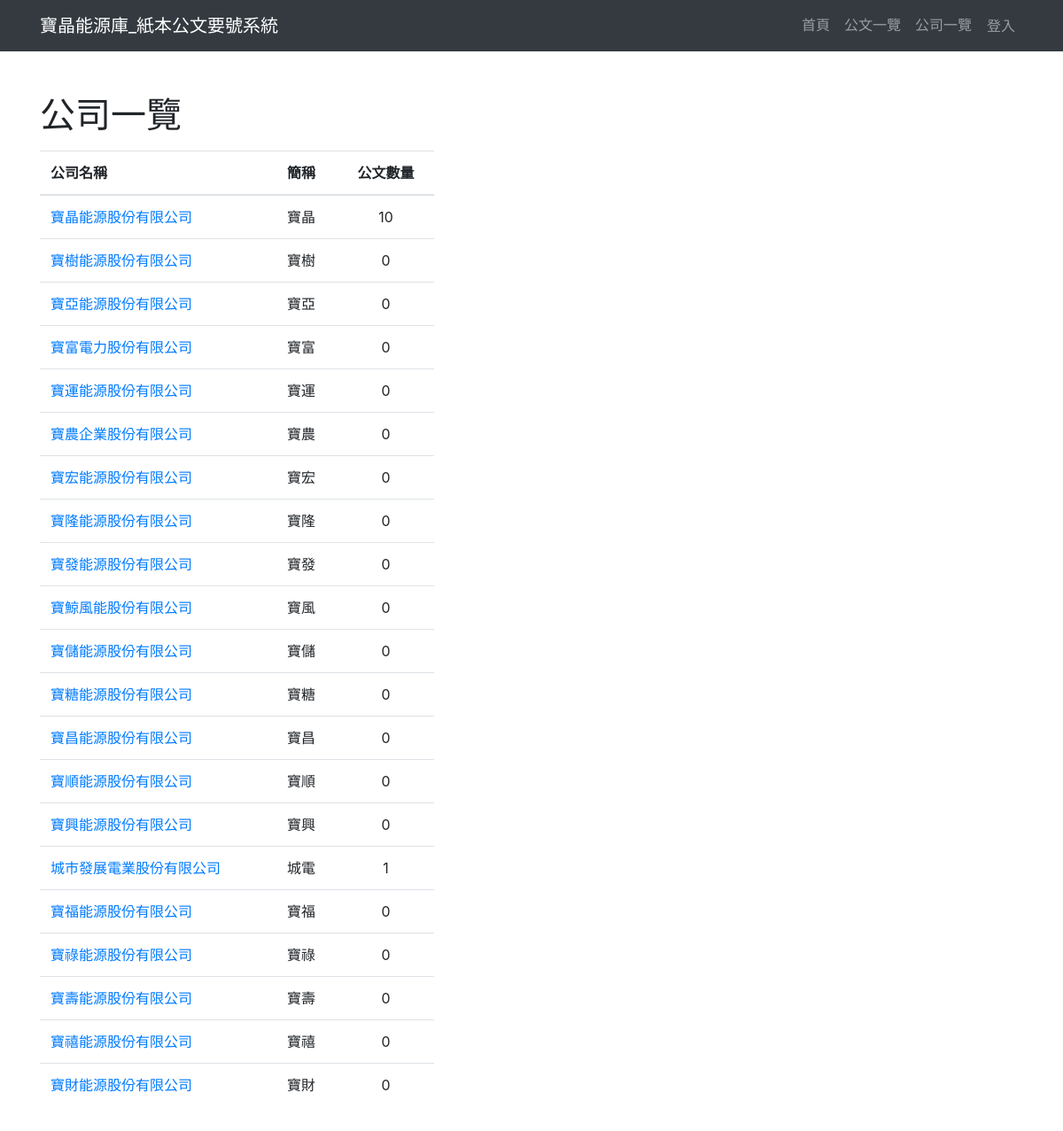
The app's page /docnum/company/ with its own data.
### docnum/models.py (models this page shows, shortened)
class Company(models.Model):
    fullname = models.CharField(max_length=40)
    shortname = models.CharField(max_length=10)
    addtime = models.DateTimeField(auto_now_add=True)
    updatetime = models.DateTimeField(auto_now=True)
    valid = models.BooleanField(default=True)

### docnum/views.py (the view)
# urls.py: path('company/', views.comp_list, name="Comp_index"),
def comp_list(request):
    comps = Company.objects.all()
    template = loader.get_template("docnum/company/list.html")
    context = {
        'comp_list': comps,
    }
    return HttpResponse(template.render(context, request))

### templates/docnum/company/list.html (shortened to what this page needs)
{% extends 'frame/base.html' %}
{% block content %}
  <section id="doclist" class="py-3">
    <div class="container py-3">
      <h1 class="my-3">公司一覽</h1>
      <div class="row">
        <div class="col-5">
          <div class="table-responsive">
            <table class="table table-hover">
              <thead>
                <tr>
                  <th scope="col">公司名稱</th>
                  <th scope="col">簡稱</th>
                  <th scope="col" class="text-center">公文數量</th>
                </tr>
              </thead>
              <tbody>
                {% for comp in comp_list %}
                <tr>
                  <td><a href="{% url 'Comp_detail' comp.id %}">{{ comp.fullname }}</a></td>
                  <td>{{ comp.shortname }}</td>
                  <td class="text-center">{{ comp.officaldocs.count }}</td>
                </tr>
                {% empty %}
                  <tr>
                    <td colspan="6"> Empty </td>
                  </tr>
                {% endfor %}
              </tbody>
            </table>
          </div>
        </div>
      </div>
    </div>
  </section>
{% endblock %}

### templates/frame/base.html (shortened to what this page needs)
<!DOCTYPE html>
<html lang="en">
{% load static %}
<head>
  <link href="/static/bootstrap/css/bootstrap.min.css" rel="stylesheet">
  <link href="https://cdn.jsdelivr.net/npm/select2@4.1.0-rc.0/dist/css/select2.css" rel="stylesheet" />
  <link rel="stylesheet" href="https://cdn.jsdelivr.net/npm/@ttskch/select2-bootstrap4-theme@x.x.x/dist/select2-bootstrap4.min.css">
</head>
<body>
  <nav class="navbar navbar-expand-lg navbar-dark bg-dark static-top">
    <div class="container">
      <a class="navbar-brand" href="{% url 'Site_index' %}">寶晶能源庫_紙本公文要號系統</a>
      <div class="collapse navbar-collapse" id="navbarResponsive">
        <ul class="navbar-nav ml-auto">
          <li class="nav-item">
            <a class="nav-link" href="{% url 'Site_index' %}">首頁
            </a>
          </li>
          <li class="nav-item">
            <a class="nav-link" href="{% url 'Doc_index' %}">公文一覽</a>
          </li>
          <li class="nav-item">
            <a class="nav-link" href="{% url 'Comp_index' %}">公司一覽</a>
          </li>
          <li class="nav-item">
            {% if request.user.is_authenticated %}
              <a class="nav-link btn"  href="{% url 'Logout' %}">登出 {{ user.get_username }}</a>
            {% else %}
              <a class="nav-link btn" href="{% url 'Login' %}">登入</a>
            {% endif %}
          </li>
        </ul>
      </div>
    </div>
  </nav>
  {% block content %}{% endblock %}
</body>
</html>

### records on screen
Company: fullname "寶晶能源股份有限公司", shortname "寶晶", officaldocs.count "10"
Company: fullname "寶樹能源股份有限公司", shortname "寶樹", officaldocs.count "0"
Company: fullname "寶亞能源股份有限公司", shortname "寶亞", officaldocs.count "0"
Company: fullname "寶富電力股份有限公司", shortname "寶富", officaldocs.count "0"
Company: fullname "寶運能源股份有限公司", shortname "寶運", officaldocs.count "0"
Company: fullname "寶農企業股份有限公司", shortname "寶農", officaldocs.count "0"
Company: fullname "寶宏能源股份有限公司", shortname "寶宏", officaldocs.count "0"
Company: fullname "寶隆能源股份有限公司", shortname "寶隆", officaldocs.count "0"
Company: fullname "寶發能源股份有限公司", shortname "寶發", officaldocs.count "0"
Company: fullname "寶鯨風能股份有限公司", shortname "寶風", officaldocs.count "0"
Company: fullname "寶儲能源股份有限公司", shortname "寶儲", officaldocs.count "0"
Company: fullname "寶糖能源股份有限公司", shortname "寶糖", officaldocs.count "0"
Company: fullname "寶昌能源股份有限公司", shortname "寶昌", officaldocs.count "0"
Company: fullname "寶順能源股份有限公司", shortname "寶順", officaldocs.count "0"
Company: fullname "寶興能源股份有限公司", shortname "寶興", officaldocs.count "0"
Company: fullname "城市發展電業股份有限公司", shortname "城電", officaldocs.count "1"
Company: fullname "寶福能源股份有限公司", shortname "寶福", officaldocs.count "0"
Company: fullname "寶祿能源股份有限公司", shortname "寶祿", officaldocs.count "0"
Company: fullname "寶壽能源股份有限公司", shortname "寶壽", officaldocs.count "0"
Company: fullname "寶禧能源股份有限公司", shortname "寶禧", officaldocs.count "0"
Company: fullname "寶財能源股份有限公司", shortname "寶財", officaldocs.count "0"
